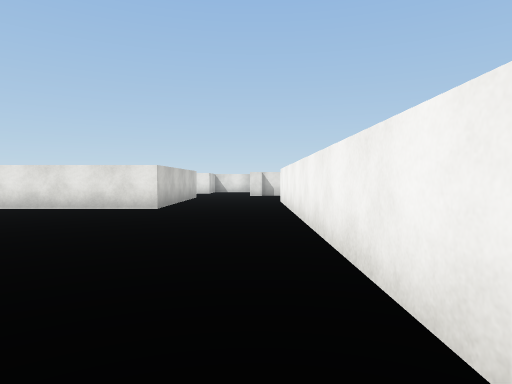
[1] (above)

12 first-person views from a walk through a scene from a Unity 3-D project. The camera is 1.3 m above the floor, tilts 2° down and sees 75° across. The floor is counted in squares, 2 m on a side. Each view is taken from the middle of a square. On the plan, view 1 faces up. The plan holds only what a view shows up to about 10 squares ahead; the rest is blank. The place goes on beyond the plan. Some animated figures are not drawn. Surface patterns are stand-ins for the level's own textures.

[2]
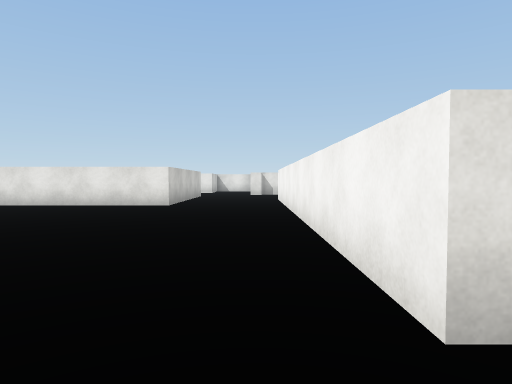

[3]
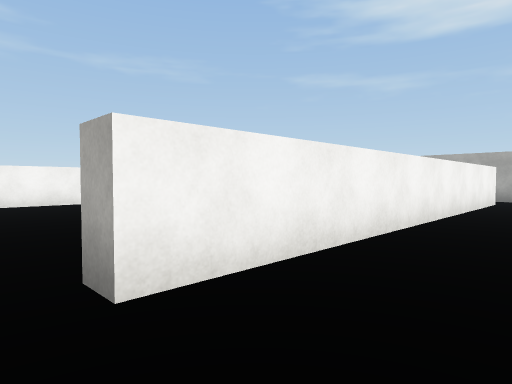

[4]
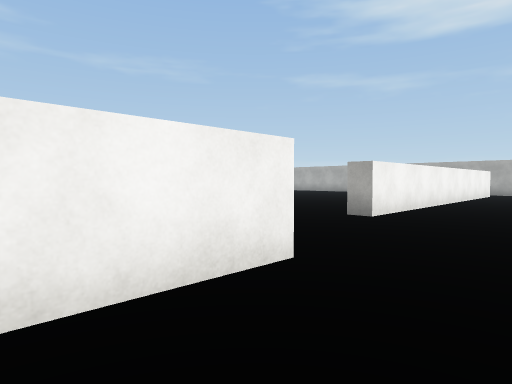

[5]
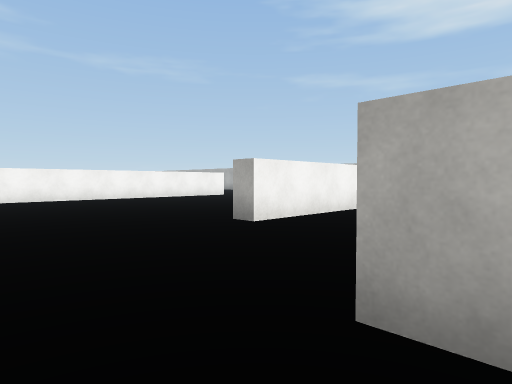

[6]
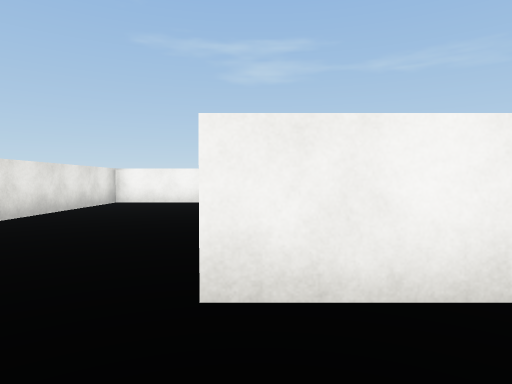

[7]
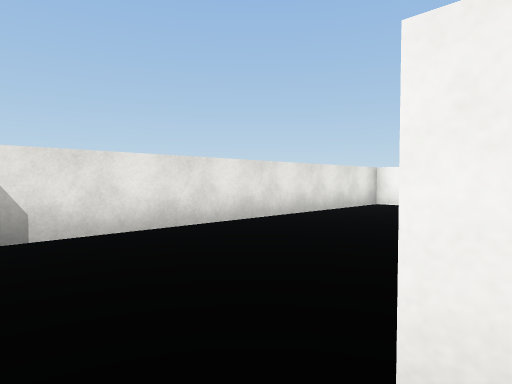

[8]
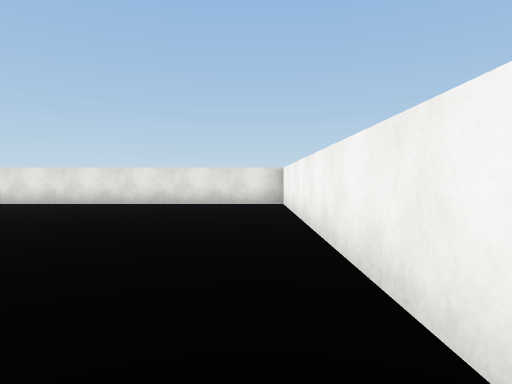

[9]
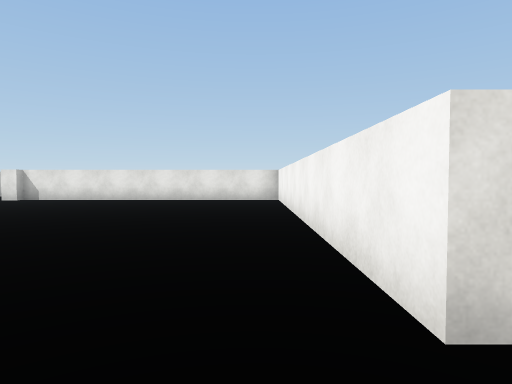

[10]
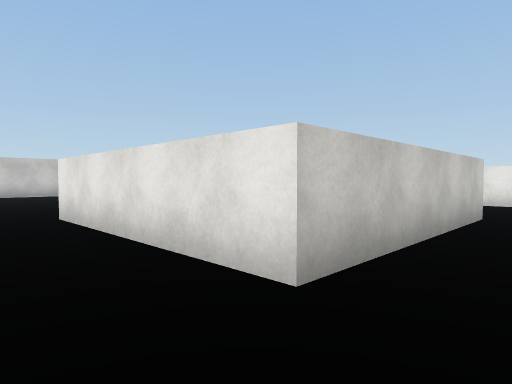

[11]
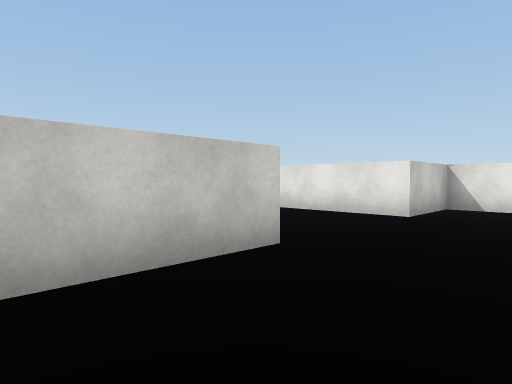

[12]
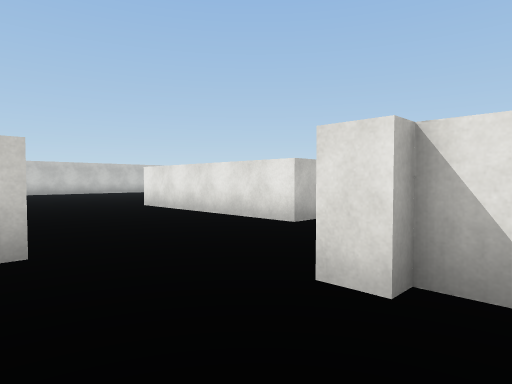

### Floor plan
Points are (right, up) in squares from view 1. A wall is a line through its corners. A room is listed if a view was taken in it or the views show most of it. See-through windows are left out.
Room 1 (views 1, 2, 4, 5, 10)
walls: (-2.9, 12.6) (-2.2, 12.6); (-1, 18.3) (-2.2, 18.3) (-2.2, 16.1) (-7.2, 16.1); (-0.3, 13.8) (-0.3, 15.9); (-2.2, 7.6) (-7.2, 7.6); (0.8, 0.2) (0.8, 6.6)
ways out: opening at (-1.5, 12.5) to room 2; opening at (-1, 7.3) to room 2; opening at (1, -0.5) to room 2
Room 2 (views 3, 6, 7, 8, 9, 11, 12)
walls: (8.8, 4.2) (8.8, 14.1) (0.2, 14.1); (0.8, 6.6) (0.8, 10.3) (1.2, 10.3); (0.5, -1.3) (1, -1.3); (0.4, 13.8) (-0.3, 13.8); (-2.2, 12.6) (-2.2, 7.6)
ways out: opening at (-1.5, 12.5) to room 1; opening at (-1, 7.3) to room 1; opening at (1, -0.5) to room 1

Positions as (right, up) in squares from view 1, and headings:
1: (0, 0), facing up
2: (0, -1), facing up
3: (-1, 11), facing down-right
4: (-2, 16), facing down-right
5: (-3, 14), facing down-right
6: (-1, 10), facing right
7: (0, 10), facing up-right
8: (8, 5), facing up
9: (8, 3), facing up
10: (-1, 6), facing up-left
11: (0, 10), facing up-left
12: (1, 12), facing up-left
